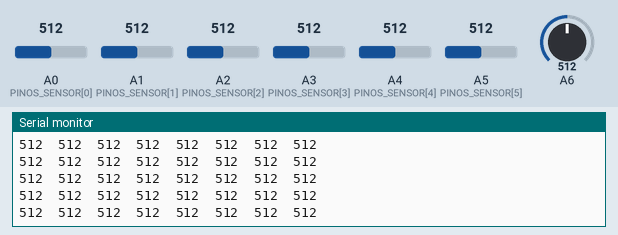
Recording of a sketch running on a simulated Arduino Uno, built with avr-gcc and run on an emulated ATmega328P. Shown: the last lines printed to the serial monitor. The inputs (shaded band) are chosen by the test bench; at power-on: A0 (PINOS_SENSOR[0]) = 512, A1 (PINOS_SENSOR[1]) = 512, A2 (PINOS_SENSOR[2]) = 512, A3 (PINOS_SENSOR[3]) = 512, A4 (PINOS_SENSOR[4]) = 512, A5 (PINOS_SENSOR[5]) = 512, A6 = 512.

Above: at 1.2 s.
1.3 s: A0 (PINOS_SENSOR[0]) set to 109
At 1.6 s:
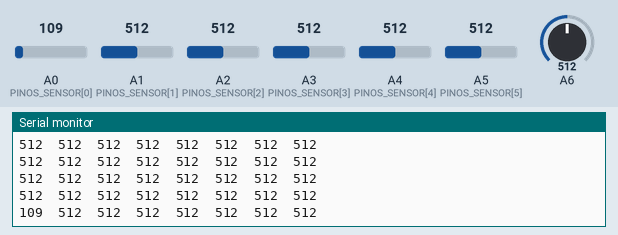
4.3 s: A0 (PINOS_SENSOR[0]) set to 90
At 4.43 s:
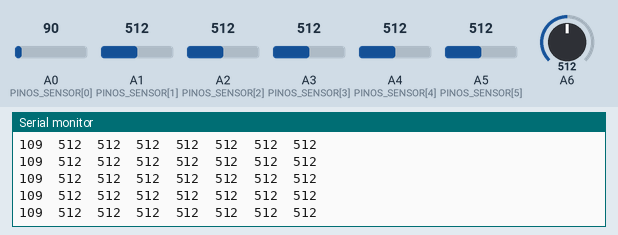
Timing chart, 0 to 7.3 s (numbered marks = the images above; inputs shaded):
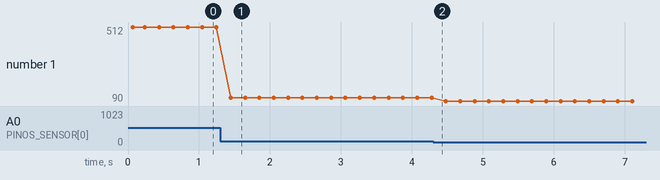

The sketch:

02_leitura_sensor_ir.ino
```cpp
/*
 * TESTE UNITÁRIO 02 — Leitura crua do módulo IR de 8 canais
 * Valida: alimentação e resposta de cada canal do sensor de linha.
 * Placa: Arduino Micro (A6 = pino 4, A7 = pino 6)
 *
 * Como usar: abra o Monitor Serial (9600). Passe uma folha branca e uma
 * superfície preta sob o sensor (3 a 5 mm de distância) e anote os valores
 * típicos de BRANCO e de PRETO de cada canal.
 *
 * Resultado esperado: diferença clara (centenas de unidades) entre branco e preto
 * em TODOS os 8 canais.
 */

// Pinos dos 8 canais do sensor (ordem física da barra, canal 0 = extrema esquerda)
const int PINOS_SENSOR[8] = {A0, A1, A2, A3, A4, A5, 4, 6};  // 4=A6, 6=A7 no Micro

void setup() {
  Serial.begin(9600);
  while (!Serial) { }  // no Micro, aguarda o Monitor Serial abrir
  Serial.println("Leitura crua do sensor IR de 8 canais");
  Serial.println("s0\ts1\ts2\ts3\ts4\ts5\ts6\ts7");
}

void loop() {
  for (int i = 0; i < 8; i++) {
    int leitura = analogRead(PINOS_SENSOR[i]);  // 0 a 1023
    Serial.print(leitura);
    Serial.print('\t');
  }
  Serial.println();
  delay(200);  // ~5 leituras por segundo, confortável para ler
}
```

Measured:
- after the input at 1.3 s, the serial monitor: prints a new line after 0.15 s (image 1)
- plotted number 1: 512 → 109 after the input at 1.3 s, 109 → 90 after the input at 4.3 s
